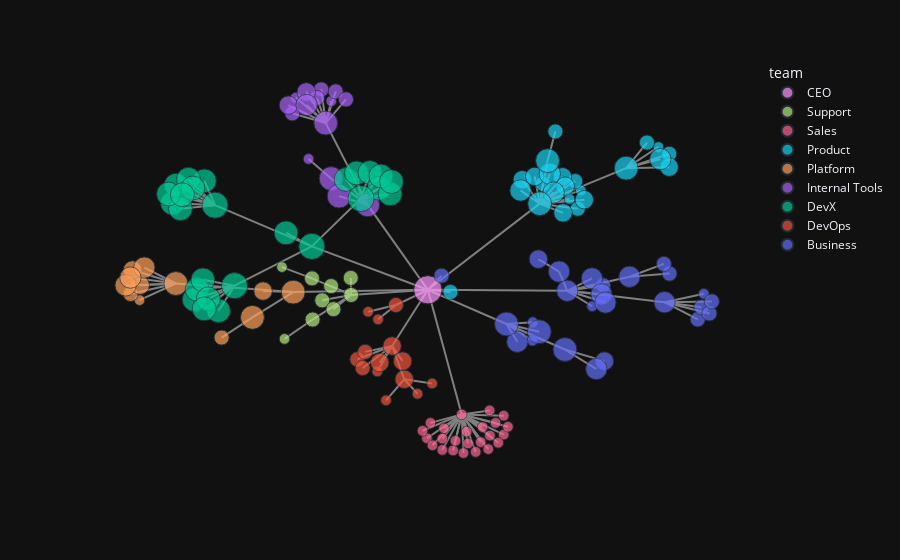

Notebook source saved alongside this figure:
### Code cell
px_plot_nx(
    G,
    color="team",
    layout=layout,
    with_edges=False,
    hover_name="name",
    size="rank",
    template="plotly_dark",
)  # ,text="label")
